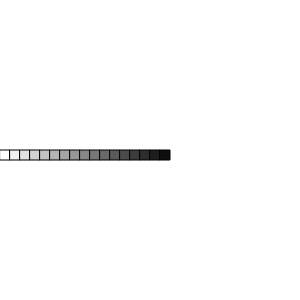
Frame 1 (no input)
Frame 60 (no input): identical to frame 1, image omitted
Frame 120 (the mouse pressed at the canvas centre since frame 60): identical to frame 1, image omitted

The p5.js sketch that drew this single still picture (run headless with seeded random() and noise() and a simulated clock; from frame 60 on, the mouse is pressed at the canvas centre):

// p5.js sketch
// ── sketch.js
function setup() {
	createCanvas(300, 300);
}

function draw() {
	background(255);
	stroke(0);
	noFill();

	var x = 0;
	for (var c = 255; c > 0; c -= 15) {
		fill(c);
		rect(x, height/2, 10, 10);
		x += 10;
	}

}
